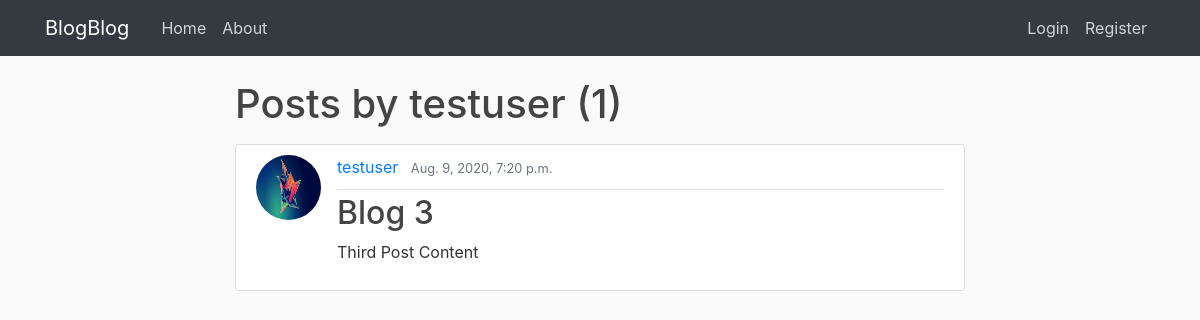
Before: /user/testuser/ with the older database file.
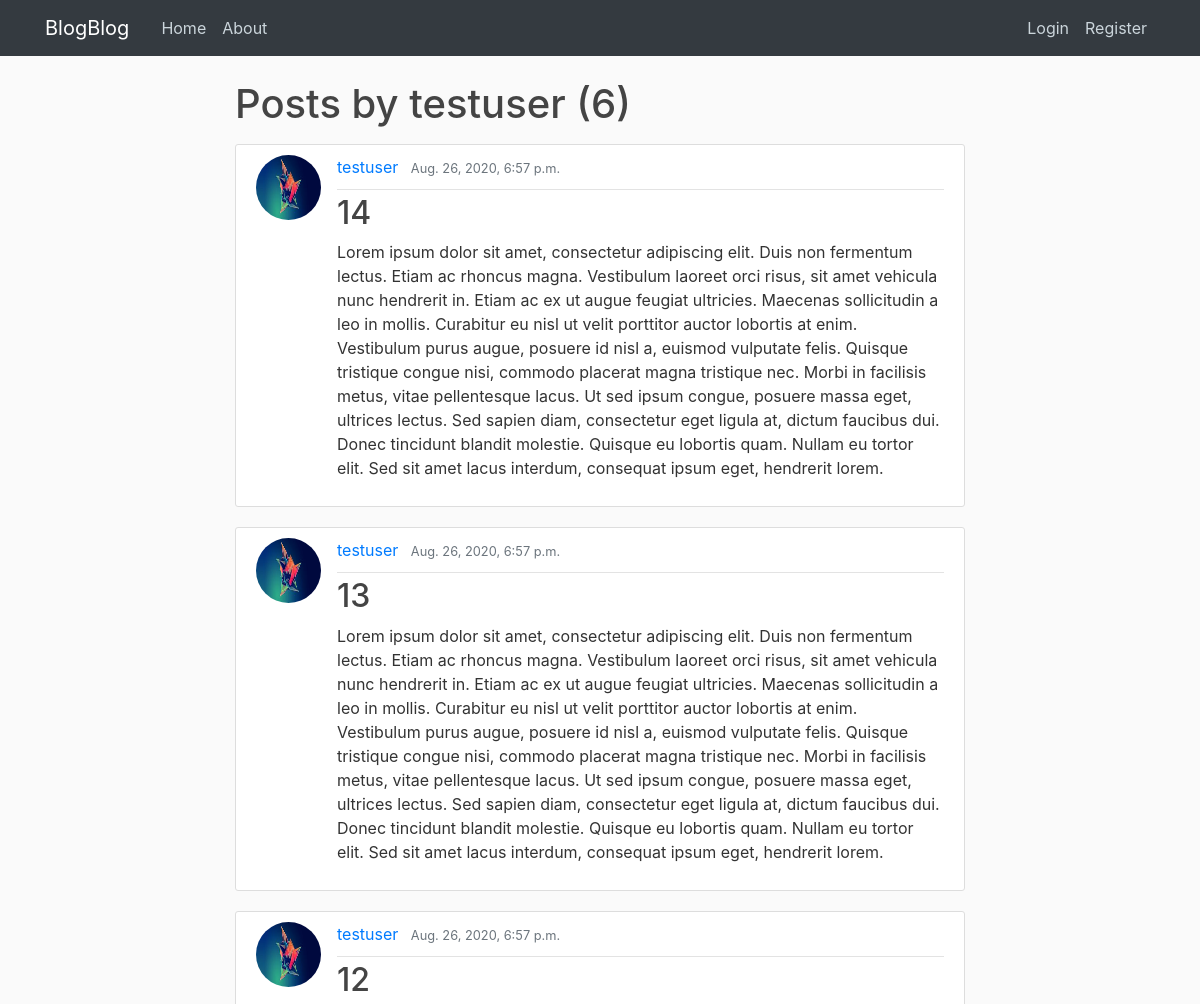
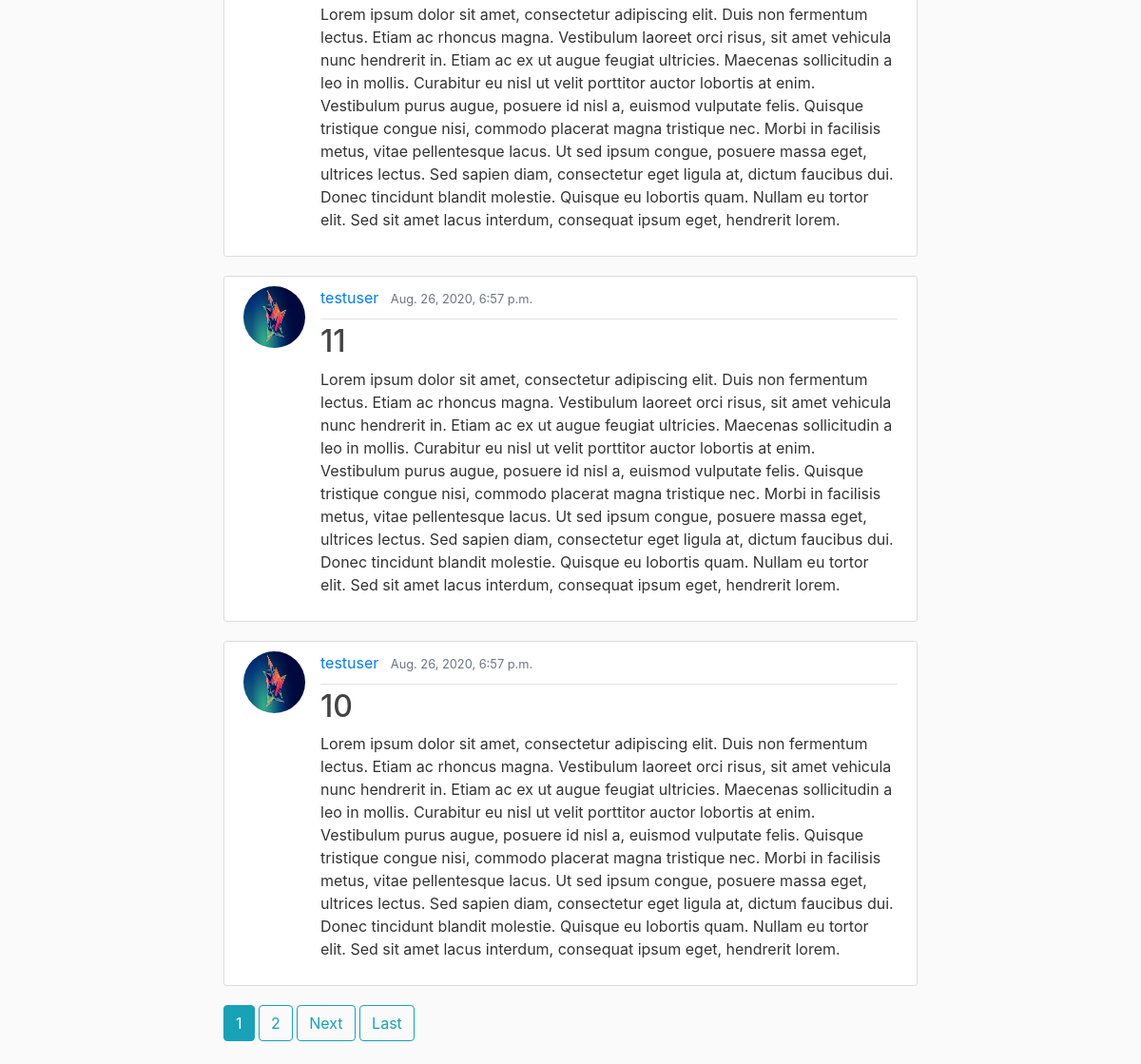
After: the same page with the newer database file (2 pictures, top to bottom).
### blog/models.py (models this page shows, shortened)
class Post(models.Model):
    title = models.CharField(max_length=100)
    content = models.TextField()
    date_posted = models.DateTimeField(default=timezone.now)
    author = models.ForeignKey(User, on_delete=models.CASCADE)

### users/models.py (models this page shows, shortened)
class Profile(models.Model):
    user = models.OneToOneField(User, on_delete=models.CASCADE)
    image = models.ImageField(default='default.jpg', upload_to='profile_pics')

### blog/views.py (the view)
# urls.py: path('user/<str:username>/', UserPostListView.as_view(), name='user-posts'),
class UserPostListView(ListView):
    model = Post
    template_name = 'blog/user_posts.html'
    context_object_name = 'posts'
    paginate_by = 5
    def get_queryset(self):
        user = get_object_or_404(User, username=self.kwargs.get('username'))
        return Post.objects.filter(author=user).order_by('-date_posted')

### blog/templates/blog/user_posts.html (shortened to what this page needs)
{% extends "blog/base.html" %}
{% block content %}
<h1 class="mb-3">Posts by {{ view.kwargs.username }} ({{ page_obj.paginator.count }})</h1>
    {% for post in posts %}
    <article class="media content-section">
        <img class="rounded-circle article-img" src="{{ post.author.profile.image.url }}">
        <div class="media-body">
            <div class="article-metadata">
                <a class="mr-2" href="{% url 'user-posts' post.author.username %}">{{ post.author }}</a>
                <small class="text-muted">{{ post.date_posted }}</small>
            </div>
            <h2><a class="article-title" href={% url 'post-detail' post.id %}>{{ post.title }}</a></h2>
            <p class="article-content">{{ post.content }}</p>
        </div>
    </article>
    {% endfor %}
    {% if is_paginated %}
        <div>
            {% for num in page_obj.paginator.page_range %}
                {% if page_obj.number == num %}
                    <a class="btn btn-info mb-4" href="?page={{ num }}"">{{ num }}</a>
                {% elif num > page_obj.number|add:'-3' and num < page_obj.number|add:'3' %}
                <a class="btn btn-outline-info mb-4" href="?page={{ num }}"">{{ num }}</a>
                {% endif %}
            {% endfor %}
            {% if page_obj.has_next %}
                <a class="btn btn-outline-info mb-4" href="?page={{ page_obj.next_page_number }}">Next</a>
                <a class="btn btn-outline-info mb-4" href="?page={{ page_obj.paginator.num_pages }}">Last</a>
            {% endif %}
        </div>
    {% endif %}
{% endblock content %}

### blog/templates/blog/base.html (shortened to what this page needs)
{% load static %}
<!DOCTYPE html>
<html lang="en">
<head>
    <link rel="stylesheet" href="https://stackpath.bootstrapcdn.com/bootstrap/4.5.2/css/bootstrap.min.css">
    <link rel="stylesheet" href="{% static 'blog/main.css' %}">
</head>
<body>
    <header class="site-header">
        <nav class="navbar navbar-expand-md navbar-dark bg-dark fixed-top">
            <div class="container">
                <a class="navbar-brand mr-4" href="{% url 'blog-home' %}">BlogBlog</a>
                <div class="collapse navbar-collapse" id="navbarToggle">
                    <div class="navbar-nav mr-auto">
                        <a class="nav-item nav-link" href="{% url 'blog-home' %}">Home</a>
                        <a class="nav-item nav-link" href="{% url 'blog-about' %}">About</a>
                    </div>
                    <div class="navbar-nav">
                        {% if user.is_authenticated %}
                            <a class="nav-item nav-link" href="{% url 'post-create' %}">Add Post</a>
                            <a class="nav-item nav-link" href="{% url 'profile' %}">Profile</a>
                            <a class="nav-item nav-link" href="{% url 'logout' %}">Logout</a>
                        {% else %}
                            <a class="nav-item nav-link" href="{% url 'login' %}">Login</a>
                            <a class="nav-item nav-link" href="{% url 'register' %}">Register</a>
                        {% endif %}
                    </div>
                </div>
            </div>
        </nav>
    </header>
    <main role="main" class="container">
        <div class="row">
            <div class="col-md-8 center">
                {% block content %}{% endblock %}
            </div>
        </div>
    </main>
</body>
</html>

### blog/static/blog/main.css (style rules this page uses)
body { background: #fafafa; color: #333333; margin-top: 5rem; }
h1, h2, h3, h4, h5, h6 { color: #444444; }
.site-header .navbar-nav .nav-link { color: #cbd5db; }
.content-section { background: #ffffff; padding: 10px 20px; border: 1px solid #dddddd; border-radius: 3px; margin-bottom: 20px; }
.article-title { color: #444444; }
.article-content { white-space: pre-line; }
.article-img { height: 65px; width: 65px; margin-right: 16px; }
.article-metadata { padding-bottom: 10px; margin-bottom: 4px; border-bottom: 1px solid #e3e3e3 }
.center { margin: auto; width: 50%; }

Changed rows visible on the page:
no longer on this page (row unchanged): Post: author.profile.image (placeholder picture), author "testuser", date_posted "Aug. 9, 2020, 7:20 p.m.", title "Blog 3", content "Third Post Content"
added Post: author.profile.image (placeholder picture), author "testuser", date_posted "Aug. 26, 2020, 6:57 p.m.", title "14", content "Lorem ipsum dolor sit amet, consectetur adipiscing elit. Duis non fermentum lectus. Etiam ac rhoncus magna. Vestibulum laoreet orci risus, sit amet vehicula nunc hendrerit in. Etiam ac ex ut augue feugiat ultricies. Maecenas sollicitudin a leo in mollis. Curabitur eu nisl ut velit porttitor auctor lobortis at enim. Vestibulum purus augue, posuere id nisl a, euismod vulputate felis. Quisque tristique congue nisi, commodo placerat magna tristique nec. Morbi in facilisis metus, vitae pellentesque lacus. Ut sed ipsum congue, posuere massa eget, ultrices lectus. Sed sapien diam, consectetur eget ligula at, dictum faucibus dui. Donec tincidunt blandit molestie. Quisque eu lobortis quam. Nullam eu…"
added Post: author.profile.image (placeholder picture), author "testuser", date_posted "Aug. 26, 2020, 6:57 p.m.", title "13", content "Lorem ipsum dolor sit amet, consectetur adipiscing elit. Duis non fermentum lectus. Etiam ac rhoncus magna. Vestibulum laoreet orci risus, sit amet vehicula nunc hendrerit in. Etiam ac ex ut augue feugiat ultricies. Maecenas sollicitudin a leo in mollis. Curabitur eu nisl ut velit porttitor auctor lobortis at enim. Vestibulum purus augue, posuere id nisl a, euismod vulputate felis. Quisque tristique congue nisi, commodo placerat magna tristique nec. Morbi in facilisis metus, vitae pellentesque lacus. Ut sed ipsum congue, posuere massa eget, ultrices lectus. Sed sapien diam, consectetur eget ligula at, dictum faucibus dui. Donec tincidunt blandit molestie. Quisque eu lobortis quam. Nullam eu…"
added Post: author.profile.image (placeholder picture), author "testuser", date_posted "Aug. 26, 2020, 6:57 p.m.", title "12", content "Lorem ipsum dolor sit amet, consectetur adipiscing elit. Duis non fermentum lectus. Etiam ac rhoncus magna. Vestibulum laoreet orci risus, sit amet vehicula nunc hendrerit in. Etiam ac ex ut augue feugiat ultricies. Maecenas sollicitudin a leo in mollis. Curabitur eu nisl ut velit porttitor auctor lobortis at enim. Vestibulum purus augue, posuere id nisl a, euismod vulputate felis. Quisque tristique congue nisi, commodo placerat magna tristique nec. Morbi in facilisis metus, vitae pellentesque lacus. Ut sed ipsum congue, posuere massa eget, ultrices lectus. Sed sapien diam, consectetur eget ligula at, dictum faucibus dui. Donec tincidunt blandit molestie. Quisque eu lobortis quam. Nullam eu…"
added Post: author.profile.image (placeholder picture), author "testuser", date_posted "Aug. 26, 2020, 6:57 p.m.", title "11", content "Lorem ipsum dolor sit amet, consectetur adipiscing elit. Duis non fermentum lectus. Etiam ac rhoncus magna. Vestibulum laoreet orci risus, sit amet vehicula nunc hendrerit in. Etiam ac ex ut augue feugiat ultricies. Maecenas sollicitudin a leo in mollis. Curabitur eu nisl ut velit porttitor auctor lobortis at enim. Vestibulum purus augue, posuere id nisl a, euismod vulputate felis. Quisque tristique congue nisi, commodo placerat magna tristique nec. Morbi in facilisis metus, vitae pellentesque lacus. Ut sed ipsum congue, posuere massa eget, ultrices lectus. Sed sapien diam, consectetur eget ligula at, dictum faucibus dui. Donec tincidunt blandit molestie. Quisque eu lobortis quam. Nullam eu…"
added Post: author.profile.image (placeholder picture), author "testuser", date_posted "Aug. 26, 2020, 6:57 p.m.", title "10", content "Lorem ipsum dolor sit amet, consectetur adipiscing elit. Duis non fermentum lectus. Etiam ac rhoncus magna. Vestibulum laoreet orci risus, sit amet vehicula nunc hendrerit in. Etiam ac ex ut augue feugiat ultricies. Maecenas sollicitudin a leo in mollis. Curabitur eu nisl ut velit porttitor auctor lobortis at enim. Vestibulum purus augue, posuere id nisl a, euismod vulputate felis. Quisque tristique congue nisi, commodo placerat magna tristique nec. Morbi in facilisis metus, vitae pellentesque lacus. Ut sed ipsum congue, posuere massa eget, ultrices lectus. Sed sapien diam, consectetur eget ligula at, dictum faucibus dui. Donec tincidunt blandit molestie. Quisque eu lobortis quam. Nullam eu…"
Other visible differences:
{{ page_obj.paginator.count }}: "1" → "6"
new list line: "1"
new list line: "2"
text now shown: "Next Last"
